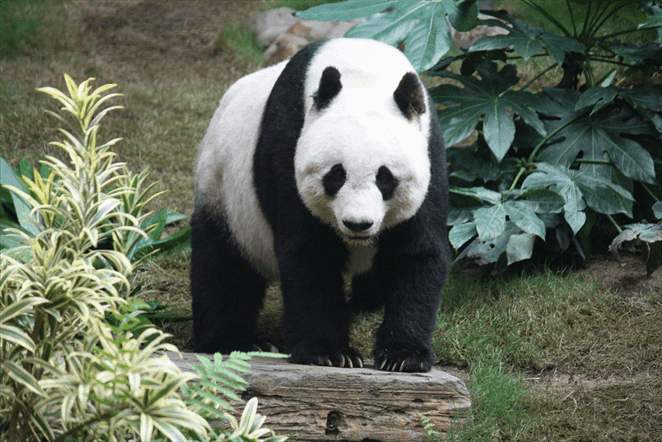
#> input picture Lab 2/sample.png, 662 x 442 px
$ python adaptivehist.py
#> lines starting #> are read from the running program, lines starting #| are printed output that depends on the picture
import cv2
import numpy as np
import matplotlib.pyplot as plt

img = cv2.imread('sample.png', 0)
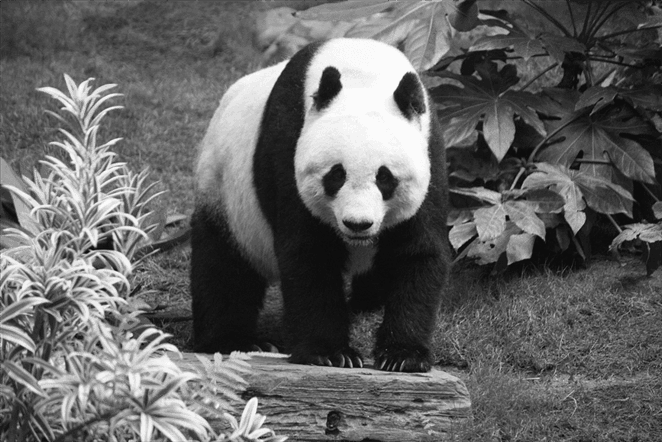
#> img: shape (442, 662); min 12, max 251, mean 99.8

clahe = cv2.createCLAHE(clipLimit=5)
img_eq = clahe.apply(img)
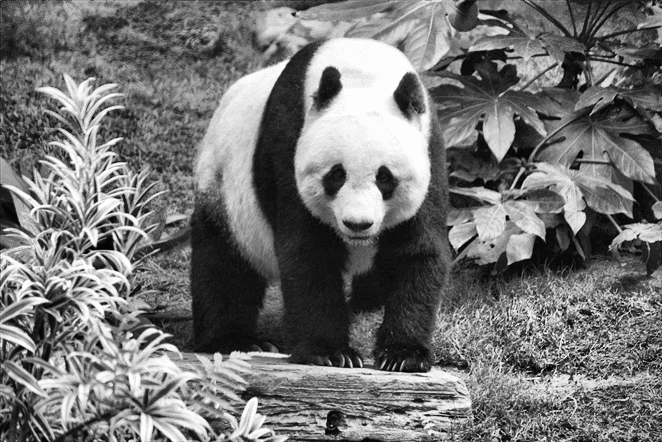
#> img_eq: shape (442, 662); min 2, max 255, mean 115.5

hist_orig = cv2.calcHist([img], [0], None, [256], [0, 255])
#> hist_orig = 256 values, max 9678 at index 20, min 0 at index 0, mean 1143
hist_eq = cv2.calcHist([img_eq], [0], None, [256], [0, 255])
#> hist_eq = 256 values, max 4696 at index 253, min 0 at index 0, mean 1142.8

fig, ax = plt.subplots(2, 2, figsize=(10, 6))

ax[0, 0].imshow(img, cmap='gray')
ax[0, 0].set_title('Original Image')
ax[0, 0].set_xticks([])
ax[0, 0].set_yticks([])
ax[0, 1].plot(hist_orig, color='black')
ax[0, 1].set_title('Histogram(Original)')
ax[0, 1].set_xlim([0, 255])

ax[1, 0].imshow(img_eq, cmap='gray')
ax[1, 0].set_title('Adaptive Histogram Equalized Image')
ax[1, 0].set_xticks([])
ax[1, 0].set_yticks([])
ax[1, 1].plot(hist_eq, color='black')
ax[1, 1].set_title('Histogram(Adaptive Equalized)')
ax[1, 1].set_xlim([0, 255])

plt.tight_layout()
plt.show()
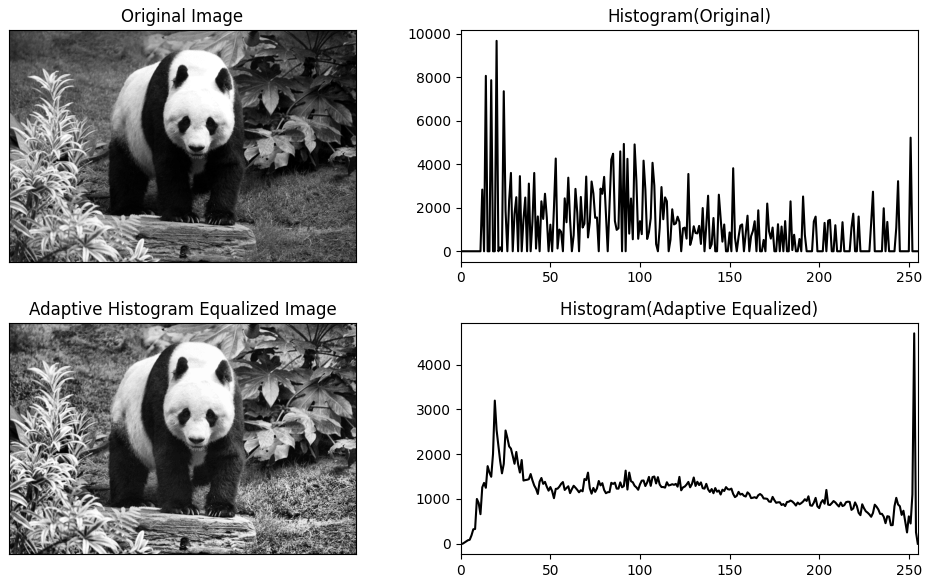
#> figure drawn by matplotlib, 4 panels; panel 2: curve peaks at x = 20, y = 9678; panel 4: curve peaks at x = 253, y = 4696

plt.savefig('exercise2.png')

$ run again, with Lab 2/ref_image.webp saved as Lab 2/sample.png
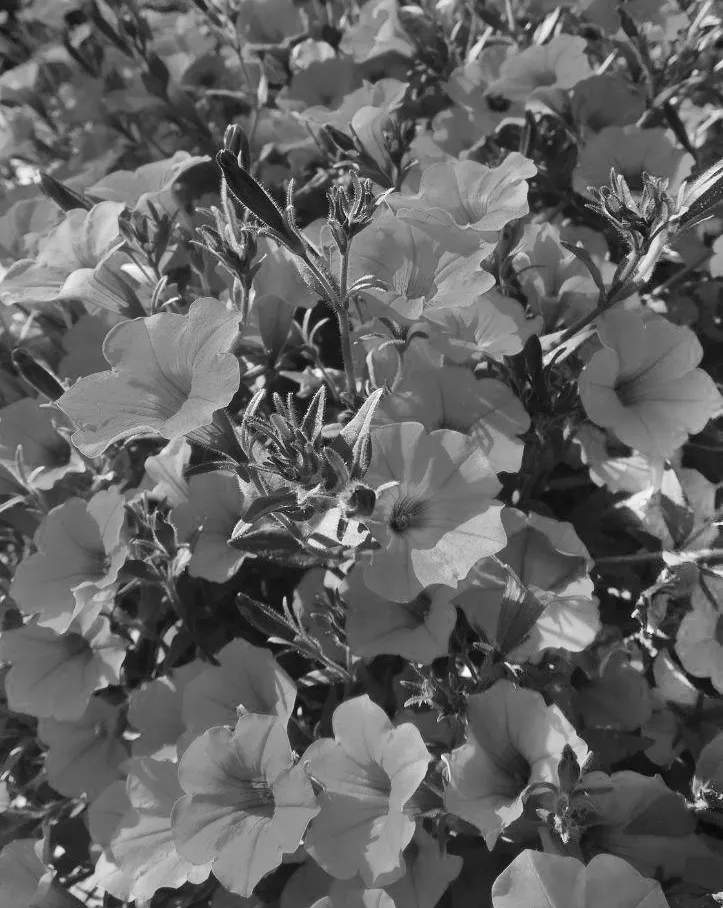
#> input picture Lab 2/ref_image.webp, 723 x 908 px
#> `img_eq = clahe.apply(img)`:
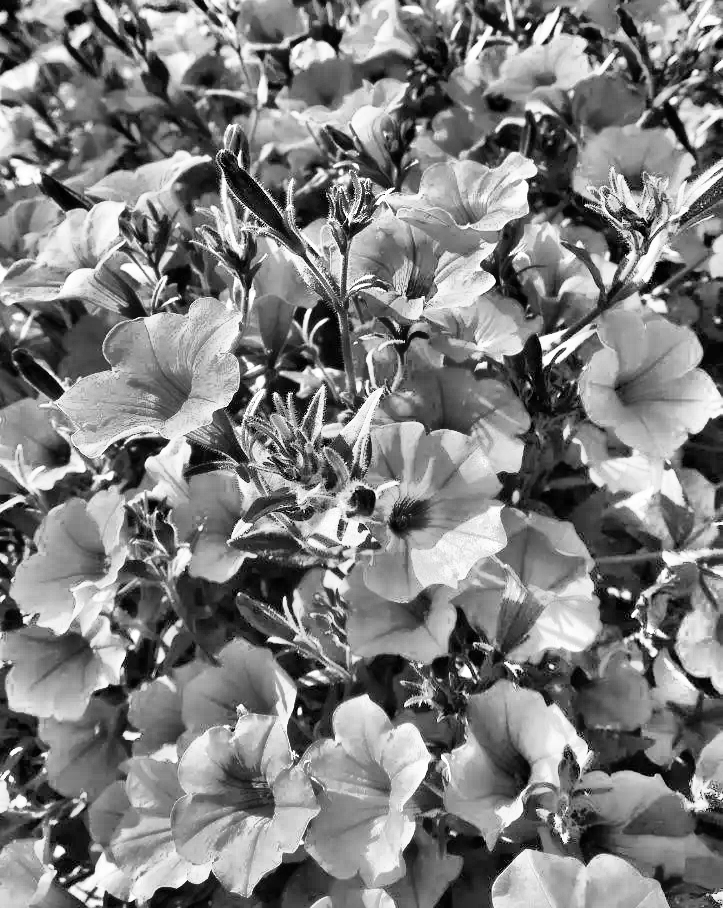
#> img_eq: shape (908, 723); min 0, max 255, mean 127.3
#> hist_orig = 256 values, max 8092 at index 104, min 0 at index 4, mean 2564.3
#> hist_eq = 256 values, max 3320 at index 159, min 0 at index 255, mean 2562.8
#> `plt.show()`:
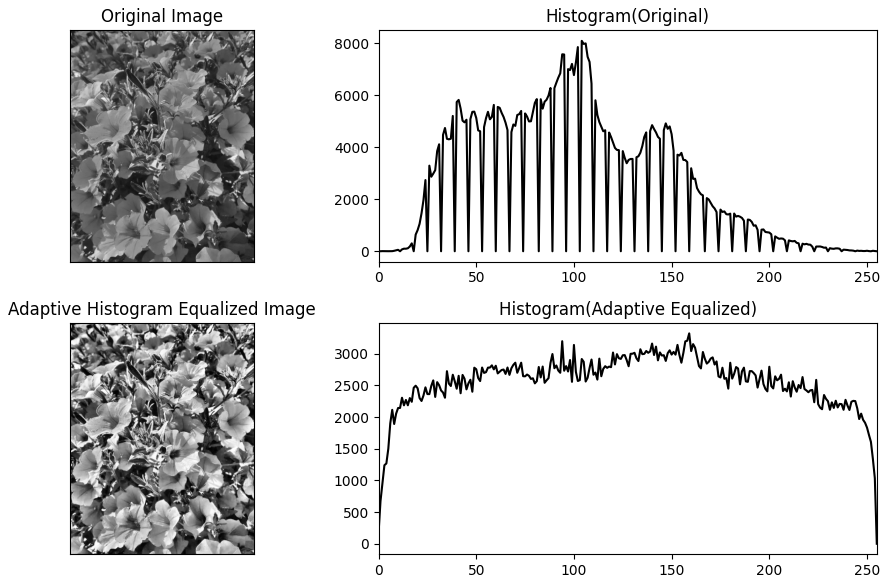
#> figure drawn by matplotlib, 4 panels; panel 2: curve peaks at x = 104, y = 8092; panel 4: curve peaks at x = 159, y = 3320
